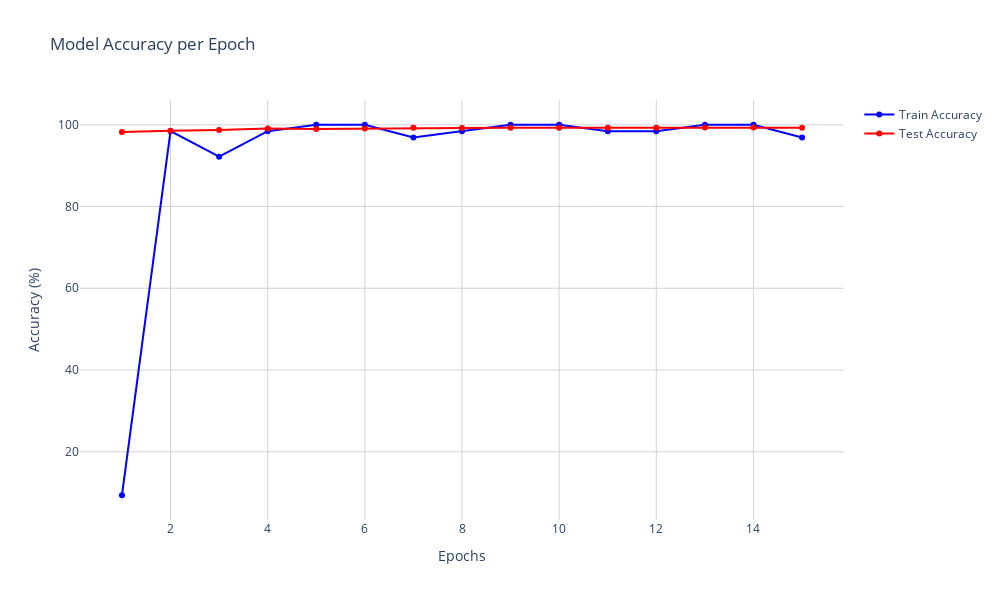

Notebook source saved alongside this figure:
### Markdown cell above
## Plots

### Code cell
import plotly.graph_objects as go
from plotly.subplots import make_subplots
# Calculate epoch-level training accuracy
train_acc_epoch = []
for i in range(0, len(train_acc), len(train_loader)):
   train_acc_epoch.append(train_acc[i])
# Create figure
fig = go.Figure()
# Add traces for training and test accuracy
fig.add_trace(
   go.Scatter(
       x=list(range(1, params.num_epochs + 1)),
       y=train_acc_epoch,
       mode='lines+markers',
       name='Train Accuracy',
       line=dict(color='blue')
   )
)
fig.add_trace(
   go.Scatter(
       x=list(range(1, params.num_epochs + 1)),
       y=test_acc,
       mode='lines+markers',
       name='Test Accuracy',
       line=dict(color='red')
   )
)
# Update layout
fig.update_layout(
   title='Model Accuracy per Epoch',
   xaxis_title='Epochs',
   yaxis_title='Accuracy (%)',
   hovermode='x unified',
   template='plotly_white',
   width=1000,
   height=600
)
# Add grid
fig.update_xaxes(showgrid=True, gridwidth=1, gridcolor='LightGray')
fig.update_yaxes(showgrid=True, gridwidth=1, gridcolor='LightGray')
fig.show()

### Figure 1 — Plotly figure (JSON) as saved in the notebook; plotly's stock layout.template omitted (floating-point values rounded to 4 significant figures)
{"data": [{"line": {"color": "blue"}, "mode": "lines+markers", "name": "Train Accuracy", "type": "scatter", "x": [1, 2, 3, 4, 5, 6, 7, 8, 9, 10, 11, 12, 13, 14, 15], "y": [9.375, 98.44, 92.19, 98.44, 100, 100, 96.88, 98.44, 100, 100, 98.44, 98.44, 100, 100, 96.88]}, {"line": {"color": "red"}, "mode": "lines+markers", "name": "Test Accuracy", "type": "scatter", "x": [1, 2, 3, 4, 5, 6, 7, 8, 9, 10, 11, 12, 13, 14, 15], "y": [98.2, 98.56, 98.71, 99.06, 98.95, 99.07, 99.25, 99.23, 99.28, 99.26, 99.29, 99.27, 99.32, 99.3, 99.26]}], "layout": {"height": 600, "hovermode": "x unified", "title": {"text": "Model Accuracy per Epoch"}, "width": 1000, "xaxis": {"gridcolor": "LightGray", "gridwidth": 1, "showgrid": true, "title": {"text": "Epochs"}}, "yaxis": {"gridcolor": "LightGray", "gridwidth": 1, "showgrid": true, "title": {"text": "Accuracy (%)"}}}}
